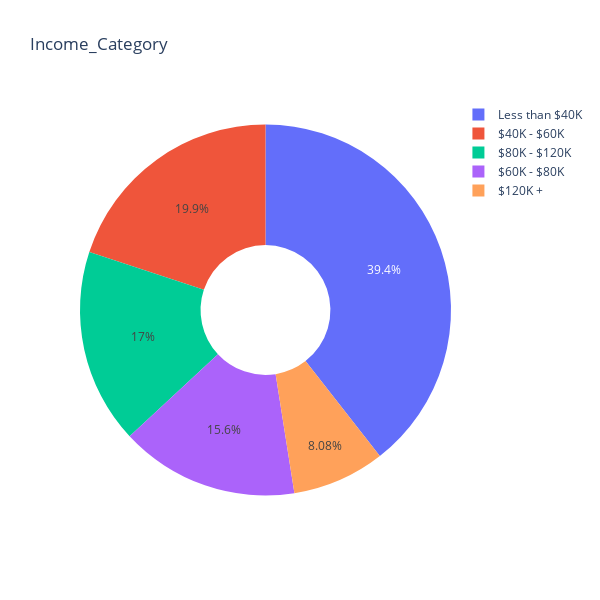

Notebook code for this chart:
### Markdown cell above
Outra informação relevante para este dataset é o nível de renda dos clientes, plotado abaixo.

### Code cell
pie_charts(df = base_dados, col = 'Income_Category')

### Figure 1 — Plotly figure (JSON) as saved in the notebook; plotly's stock layout.template omitted (floating-point values rounded to 4 significant figures; data arrays with more than 128 entries replaced by an {"elided": "..."} marker saying what was removed)
{"data": [{"domain": {"x": [0, 1], "y": [0, 1]}, "hole": 0.35, "hovertemplate": "Income_Category=%{label}<extra></extra>", "labels": {"elided": "7081 str values"}, "legendgroup": "", "name": "", "showlegend": true, "type": "pie"}], "layout": {"height": 600, "legend": {"tracegroupgap": 0}, "title": {"text": "Income_Category"}, "width": 600}}
